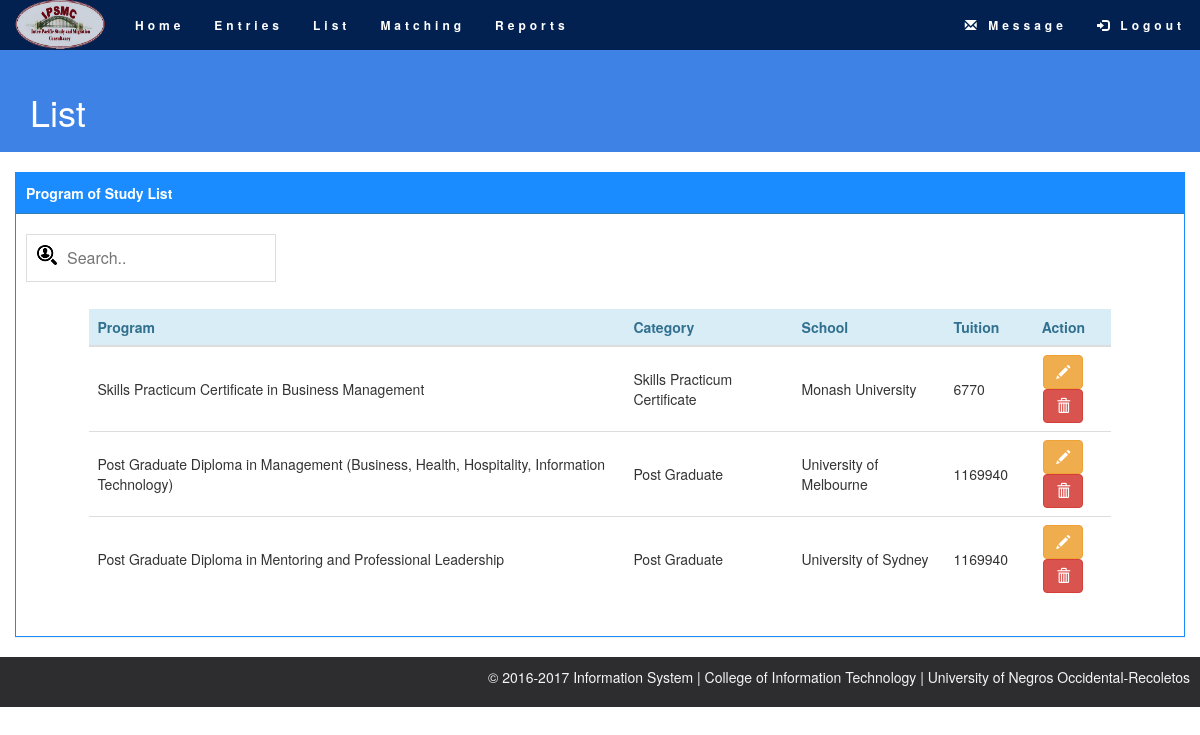
The page /program_view.php (signed in) on the database its author committed.
### tables this page shows
CREATE TABLE `courses` (
  `id` int(11) NOT NULL,
  `course` varchar(255) NOT NULL,
  `school_id` int(11) NOT NULL,
  `tuition` varchar(20) NOT NULL,
  `category` varchar(100) NOT NULL
);

CREATE TABLE `school_details` (
  `school_id` int(3) NOT NULL,
  `school_name` varchar(50) NOT NULL,
  `school_address` varchar(150) NOT NULL,
  `school_country` varchar(15) NOT NULL,
  `school_contact` varchar(15) NOT NULL
);

### program_view.php (the view, shortened to what this page needs)
<?php
include('header_ipsmc.php');
?>
<!DOCTYPE html>
<html lang="en">
<body>
<div class="container-fluid page_title_container">
	<div>
		<h1>List</h1>
	</div>
</div>
<div class="container-fluid content">
	<br>
	<div class="panel panel-primary">
		<div class="panel-heading content">
				<strong>Program of Study List&nbsp;&nbsp;&nbsp;
				</strong>
		</div>
		<br>
			<input style="margin-left: 10px; width: 250px;" type="text" id="myInput" onkeyup="myFunction()" placeholder="Search.." title="Type in" style="width: 3in">
		<div class="panel-body" style="margin:0 5%;">
			<div class="table-responsive">
				<table class="table table-hover" id="myTable">
					<thead>
						<tr class="alert-info">
                                <th>Program</th>
                                <th>Category</th>
                                <th>School</th>
                                <th>Tuition</th>
							<th class="text-center">Action</th>
						</tr>
					</thead>
					<tbody>
						<?php
							include 'db_connect.php';
                            $conn = new PDO("mysql:host=".$servername.";dbname=".$dbname, $dbusername, $dbpassword);
							$sql = 'SELECT * FROM courses inner join school_details on courses.school_id=school_details.school_id ORDER BY school_name';
							foreach ($conn->query($sql) as $row) {
							echo '<tr>';
                    			echo '<td>'.$row['course'] . '</td>';
                    			echo '<td>'.$row['category'] . '</td>';
                    			echo '<td>'.$row['school_name']. '</td>';
                    			echo '<td>'.$row['tuition']. '</td>';
								echo '<td class="text-center">
										<button id="update" type="button" class="btn btn-warning btn-md updateB" rel="tooltip" title="Update Item" data-toggle="modal" data-target="#updateModal" value="'.$row['id'].'"><span class="glyphicon glyphicon-pencil"></span></button>
										<button class="btn btn-danger btn-md deleteB" data-toggle="modal" data-target="#myModal2" value="'.$row['id'].'" rel="tooltip" title="Delete" name="delete"><span class="glyphicon glyphicon-trash"></span></button>
									  </td>';
								echo '</tr>';
							}
							?>
					</tbody>
				</table>
			</div>
		</div>
	</div>
</div>
</body>
</html>

### header_ipsmc.php (shortened to what this page needs)
<?php
    $username = $_SESSION['login_username'];
    $pdo = Database::connect();
    $pdo->setAttribute(PDO::ATTR_ERRMODE, PDO::ERRMODE_EXCEPTION);
    $sql = "SELECT * FROM users WHERE username like  '$username'";
    $q = $pdo->prepare($sql);
    $q->execute();
    $user = $q->fetch(PDO::FETCH_ASSOC);
?>
<!DOCTYPE html>
<html lang="en">
    <head>
      <link rel="stylesheet" href="http://maxcdn.bootstrapcdn.com/bootstrap/3.3.5/css/bootstrap.min.css">
      <link rel="stylesheet" href="./jquery-timepicker-1.3.2/jquery.timepicker.min.css">
      <link rel="stylesheet" href="./css_2/custom_style.css">
    <link rel="stylesheet" href="css_2/datepicker.css">
    <link rel="stylesheet" href="css_2/bootstrap-datetimepicker.min.css">
        </head>
	<body>
        <nav class="navbar navbar-inverse navbar-fixed-top">
            <div class="container-fluid">
                <div class="navbar-header">
                    <a class="navbar-brand">
                        <img src="img/logo.png" id="brand-image" alt="IPSMC Logo" width="90" height="90" />
                    </a>
                </div>
                <div class="collapse navbar-collapse" id="myNavbar"">
                    <ul class="nav navbar-nav">
                        <li><a href="home.php">Home</a></li>
                        <?php if($user['usertype'] == 'Admin'){?>
                        <li class="dropdown menus">
                            <a href="#" data-toggle="dropdown ">Entries</a>
                        </li>
                        <?php } ?>
                        <li class="dropdown menus">
                            <a href="#" data-toggle="dropdown ">List</a>
                        </li>
                        <li class="dropdown menus">
                            <a href="#" data-toggle="dropdown">Matching</a>
                        </li>
                         <?php if($user['usertype'] == 'Admin'){ ?>
                        <li><a href="reports.php">Reports</a></li>
                         <?php } ?>
                    </ul>
                    <ul class="nav navbar-nav navbar-right">
                        <li><a href="messages.php"><span class="glyphicon glyphicon-envelope"></span> Message</a></li>
                        <li><a href="index.php"><span class="glyphicon glyphicon-log-in"></span> Logout</a></li>
                    </ul>
                </div>
        </nav>
    <div class="container-fluid page_title_container">
    </div>
    </body>
</html>

### css_2/custom_style.css (style rules this page uses)
body { margin-top: 1%; }
.navbar { margin-bottom: 0; background-color: #022150; z-index: 9999; border: 0; font-size: 12px !important; font-weight:bold; line-height: 1.42857143 !important; letter-spacing: 4px; border-radius: 0; }
.navbar li a, .navbar .navbar-brand { color: #fff !important; }
.navbar-brand { margin-left:0px; }
#brand-image { position:relative; top: -16px; height:50px; }
.page_title_container { background-color:#3e82e5; padding:0px 0px 10px 30px; }
.page_title_container div h1 { color: #FFF; vertical-align:middle; }
.content { background-color:#FFF; border: 1px solid solid; font-size: 14px; }
.table > tbody > tr > td, .table > thead > tr > th { vertical-align:middle; font-size: 14px; }

### header_ipsmc.php (style rules this page uses)
.panel { border: 1px solid #1a8cff; border-radius:0; transition: box-shadow 0.5s; }
.panel-heading { color: #fff !important; background-color: #1a8cff !important; padding: 10px; border-bottom: 1px solid transparent; border-top-left-radius: 0px; border-top-right-radius: 0px; border-bottom-left-radius: 0px; border-bottom-right-radius: 0px; }
footer { background-color: #2d2d30; color: #f5f5f5; padding: 10px; }
footer a { color: #f5f5f5; }
img { opacity: 0.8; filter: alpha(opacity=40); }

### program_view.php (style rules this page uses)
#myInput { background-image: url('./img/1.png'); background-position: 10px 10px; background-repeat: no-repeat; width: 100%; font-size: 16px; padding: 12px 20px 12px 40px; border: 1px solid #ddd; margin-bottom: 12px; }

### rows shown on the page
courses: course "Skills Practicum Certificate in Business Management", category "Skills Practicum Certificate", school.school_name "Monash University", tuition "6770", $row['id'] 3 (drawn)
courses: course "Post Graduate Diploma in Management (Business, Health, Hospitality, Information Technology)", category "Post Graduate", school.school_name "University of Melbourne", tuition "1169940", $row['id'] 2 (drawn)
courses: course "Post Graduate Diploma in Mentoring and Professional Leadership", category "Post Graduate", school.school_name "University of Sydney", tuition "1169940", $row['id'] 1 (drawn)
